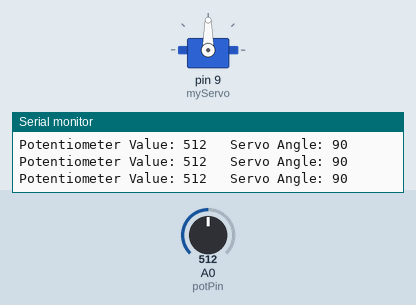
Recording of a sketch running on a simulated Arduino Uno, built with avr-gcc and run on an emulated ATmega328P. Shown: servo, the last lines printed to the serial monitor. The inputs (shaded band) are chosen by the test bench; at power-on: A0 (potPin) = 512.

Above: at 1.2 s.
1.3 s: A0 (potPin) set to 550
At 2.7 s:
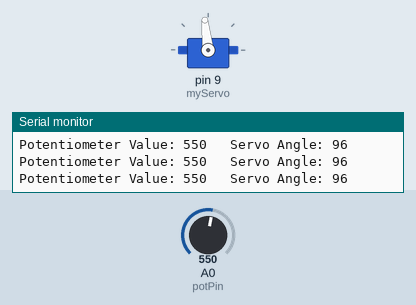
4.3 s: A0 (potPin) set to 582
At 4.9 s:
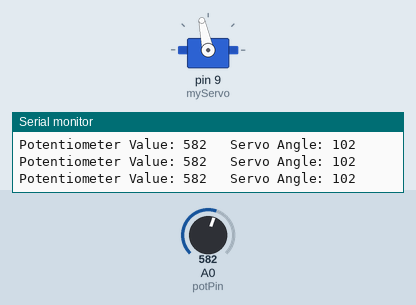
5.8 s: A0 (potPin) set to 306
At 6.9 s:
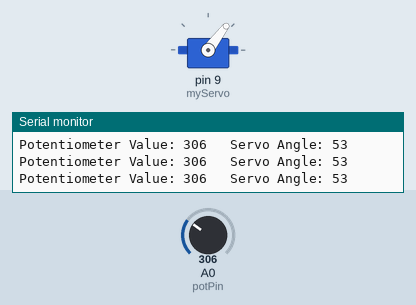
7.3 s: A0 (potPin) set to 716
At 8.3 s:
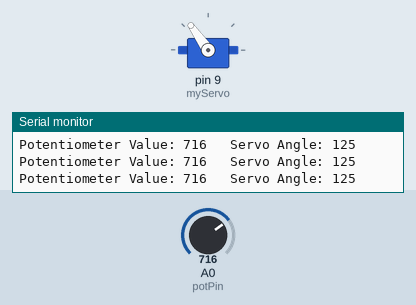
8.8 s: A0 (potPin) set to 989
At 9.1 s:
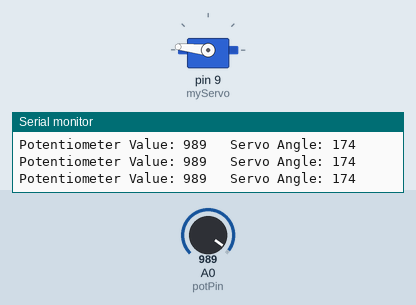
10.3 s: A0 (potPin) set to 1007
At 11.7 s:
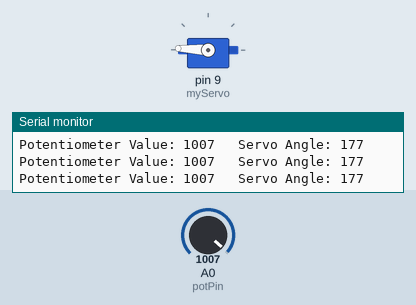
Timing chart, 0 to 12.8 s (numbered marks = the images above; inputs shaded):
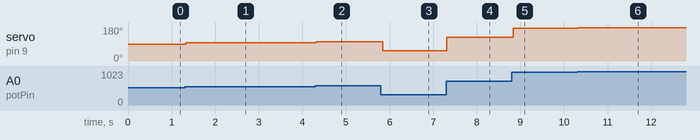

The sketch:

21.example_servo_potentiometer.ino
```cpp
#include <Servo.h>

int potPin = A0;         // Potentiometer connected to A0
int potValue = 0;         // Variable to store potentiometer value
int servoAngle = 0;       // Variable to store servo angle

Servo myServo;            // Create a Servo object

void setup() {
  myServo.attach(9);      // Servo motor is connected to pin 9
  Serial.begin(9600);     // Begin serial communication for debugging
}

void loop() {
  potValue = analogRead(potPin);      // Read potentiometer value (0 to 1023)
  servoAngle = map(potValue, 0, 1023, 0, 180); // Map potentiometer value to servo angle (0-180 degrees)

  myServo.write(servoAngle);   // Set the servo angle

  Serial.print("Potentiometer Value: ");
  Serial.print(potValue);
  Serial.print("\t Servo Angle: ");
  Serial.println(servoAngle);

  delay(50); // Wait for 50ms
}
```

Measured:
- after the input at 1.3 s, servo on pin 9 (myServo): 90° → 96° at once
- after the input at 4.3 s, servo on pin 9 (myServo): 96° → 102° at once
- after the input at 5.8 s, servo on pin 9 (myServo): 102° → 53° at once
- after the input at 7.3 s, servo on pin 9 (myServo): 53° → 125° at once
- after the input at 8.8 s, servo on pin 9 (myServo): 125° → 174° at once
- after the input at 10.3 s, servo on pin 9 (myServo): 174° → 177° at once
